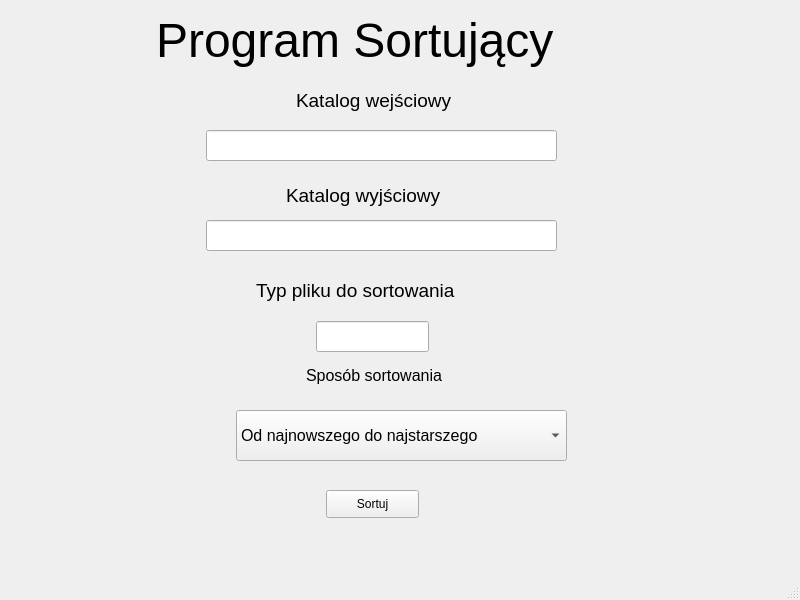
<?xml version="1.0" encoding="UTF-8"?>
<ui version="4.0">
 <class>MainWindow</class>
 <widget class="QMainWindow" name="MainWindow">
  <property name="geometry">
   <rect>
    <x>0</x>
    <y>0</y>
    <width>800</width>
    <height>600</height>
   </rect>
  </property>
  <property name="windowTitle">
   <string>MainWindow</string>
  </property>
  <widget class="QWidget" name="centralwidget">
   <widget class="QLineEdit" name="katalogwyj">
    <property name="geometry">
     <rect>
      <x>206</x>
      <y>220</y>
      <width>351</width>
      <height>31</height>
     </rect>
    </property>
   </widget>
   <widget class="QComboBox" name="wyborSortowania">
    <property name="geometry">
     <rect>
      <x>236</x>
      <y>410</y>
      <width>331</width>
      <height>51</height>
     </rect>
    </property>
    <property name="font">
     <font>
      <pointsize>12</pointsize>
     </font>
    </property>
    <item>
     <property name="text">
      <string>Od najnowszego do najstarszego</string>
     </property>
    </item>
    <item>
     <property name="text">
      <string>Od najstarszego do najnowszego</string>
     </property>
    </item>
    <item>
     <property name="text">
      <string>Od najmniejszego do największego</string>
     </property>
    </item>
    <item>
     <property name="text">
      <string>Od największego do najmniejszego</string>
     </property>
    </item>
   </widget>
   <widget class="QLabel" name="label_6">
    <property name="geometry">
     <rect>
      <x>306</x>
      <y>360</y>
      <width>141</width>
      <height>31</height>
     </rect>
    </property>
    <property name="font">
     <font>
      <pointsize>12</pointsize>
     </font>
    </property>
    <property name="text">
     <string>Sposób sortowania</string>
    </property>
   </widget>
   <widget class="QLabel" name="label_2">
    <property name="geometry">
     <rect>
      <x>156</x>
      <y>-10</y>
      <width>561</width>
      <height>101</height>
     </rect>
    </property>
    <property name="font">
     <font>
      <pointsize>36</pointsize>
     </font>
    </property>
    <property name="text">
     <string>Program Sortujący</string>
    </property>
   </widget>
   <widget class="QLabel" name="label_5">
    <property name="geometry">
     <rect>
      <x>256</x>
      <y>270</y>
      <width>261</width>
      <height>41</height>
     </rect>
    </property>
    <property name="font">
     <font>
      <pointsize>14</pointsize>
     </font>
    </property>
    <property name="text">
     <string>Typ pliku do sortowania</string>
    </property>
   </widget>
   <widget class="QLineEdit" name="katalogwej">
    <property name="geometry">
     <rect>
      <x>206</x>
      <y>130</y>
      <width>351</width>
      <height>31</height>
     </rect>
    </property>
    <property name="autoFillBackground">
     <bool>false</bool>
    </property>
   </widget>
   <widget class="QLabel" name="label_4">
    <property name="geometry">
     <rect>
      <x>286</x>
      <y>180</y>
      <width>221</width>
      <height>31</height>
     </rect>
    </property>
    <property name="font">
     <font>
      <pointsize>14</pointsize>
     </font>
    </property>
    <property name="text">
     <string>Katalog wyjściowy</string>
    </property>
   </widget>
   <widget class="QPushButton" name="Sortuj">
    <property name="geometry">
     <rect>
      <x>326</x>
      <y>490</y>
      <width>93</width>
      <height>28</height>
     </rect>
    </property>
    <property name="text">
     <string>Sortuj</string>
    </property>
   </widget>
   <widget class="QLabel" name="label_3">
    <property name="geometry">
     <rect>
      <x>296</x>
      <y>80</y>
      <width>211</width>
      <height>41</height>
     </rect>
    </property>
    <property name="font">
     <font>
      <pointsize>14</pointsize>
     </font>
    </property>
    <property name="text">
     <string>Katalog wejściowy</string>
    </property>
   </widget>
   <widget class="QLineEdit" name="typpliku">
    <property name="geometry">
     <rect>
      <x>316</x>
      <y>321</y>
      <width>113</width>
      <height>31</height>
     </rect>
    </property>
   </widget>
   <widget class="QLabel" name="label">
    <property name="geometry">
     <rect>
      <x>410</x>
      <y>100</y>
      <width>51</width>
      <height>20</height>
     </rect>
    </property>
    <property name="text">
     <string/>
    </property>
   </widget>
  </widget>
  <widget class="QMenuBar" name="menubar">
   <property name="geometry">
    <rect>
     <x>0</x>
     <y>0</y>
     <width>800</width>
     <height>26</height>
    </rect>
   </property>
  </widget>
  <widget class="QStatusBar" name="statusbar"/>
 </widget>
 <resources/>
 <connections/>
</ui>
